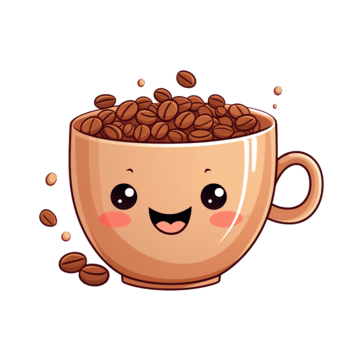
#> input picture assets/cup.png, 360 x 360 px
$ python make-icons.py
#> lines starting #> are read from the running program, lines starting #| are printed output that depends on the picture
"""Render the PNG app icons: the coffee-cup mascot (assets/cup.png, from the
Claude Design canvas) centred on the app's cream background.

iOS ignores SVG for home-screen icons, so these PNGs are committed.
Re-run after changing the art:  python scripts/make-icons.py
"""
from pathlib import Path
from PIL import Image

CREAM = "#FFF7E8"
ASSETS = Path(__file__).resolve().parent.parent / "assets"
cup = Image.open(ASSETS / "cup.png").convert("RGBA")
#> cup is the input picture: PIL image 360x360 RGBA; mean R, G, B, A 57.6, 37.7, 28.4, 74.5
cup = cup.crop(cup.getbbox())  # trim transparent margin
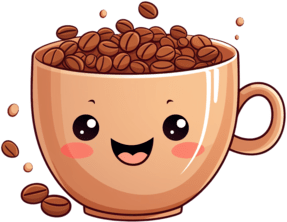
#> cup: PIL image 287x222 RGBA; mean R, G, B, A 117.2, 76.6, 57.8, 151.6; transparent parts drawn white

for size in (180, 192, 512):
    icon = Image.new("RGBA", (size, size), CREAM)  # full-bleed: iOS rounds the corners itself
    art = cup.copy()
    art.thumbnail((round(size * 0.78),) * 2, Image.LANCZOS)
    icon.alpha_composite(art, ((size - art.width) // 2, (size - art.height) // 2))
    icon.convert("RGB").save(ASSETS / f"icon-{size}.png", optimize=True)
    print(f"wrote assets/icon-{size}.png")
#> this loop made 3 passes
#> pass 1, `icon = Image.new("RGBA", (size, size), CREAM)`:
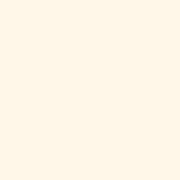
#> icon: PIL image 180x180 RGBA; mean R, G, B, A 255, 247, 232, 255
#> pass 1, `icon.convert("RGB").save(ASSETS / f"icon-{size}.png", optimize=True)`:
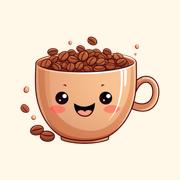
#> saved as icon-180.png: PIL image 180x180 RGB; mean R, G, B 237.9, 213.7, 193.9
#> pass 2, `icon.convert("RGB").save(ASSETS / f"icon-{size}.png", optimize=True)`:
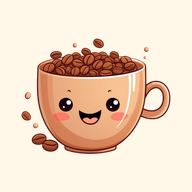
#> saved as icon-192.png: PIL image 192x192 RGB; mean R, G, B 237.7, 213.3, 193.5
#> after the loop:
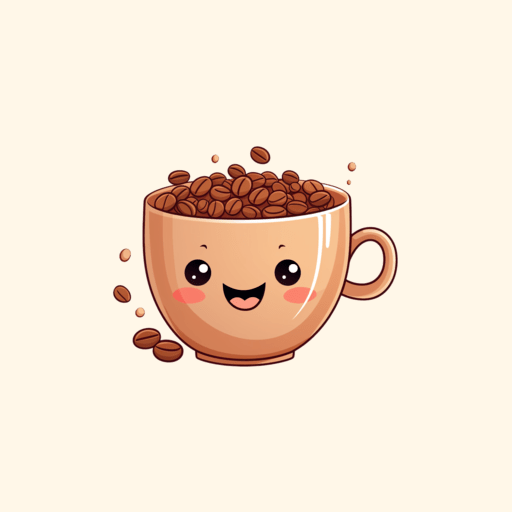
#> icon: PIL image 512x512 RGBA; mean R, G, B, A 246.1, 229.6, 212.2, 255
